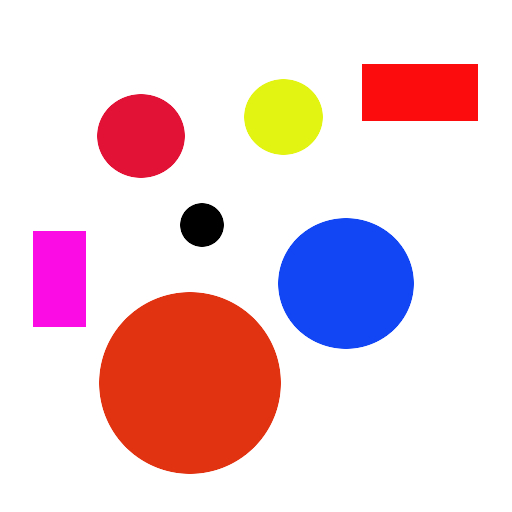
#> input picture DigitOCR/test.jpg, 512 x 512 px, found by its file name
$ jupyter execute 'Contour HeatMap.ipynb'   (Python 2 division)   (older library calls are emulated)
#> lines starting #> are read from the running program, lines starting #| are printed output that depends on the picture; after the words box and inside, x2 and y2 are one past the last pixel; in counts of white or black regions, pixels touching at a corner belong together
[cell 1]
# this thing is dope!

import numpy as np
import cv2

im = cv2.imread('test.jpg')
#> im is the input picture: shape (512, 512, 3); mean B, G, R 214.1, 207.3, 236.7
img=im.copy()
# print(im.shape)
imgray = cv2.cvtColor(im,cv2.COLOR_BGR2GRAY)
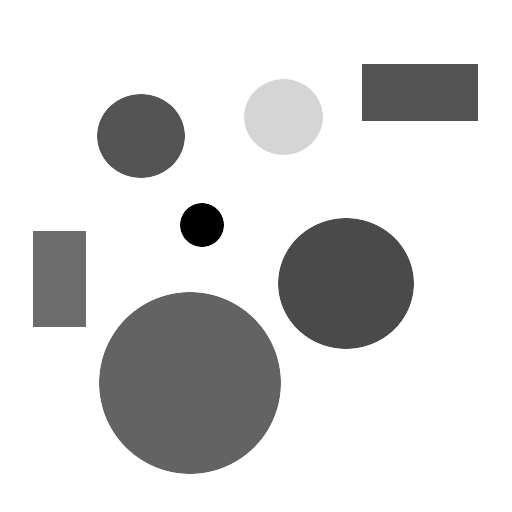
#> imgray: shape (512, 512); min 0, max 255, mean 216.8
ret,thresh = cv2.threshold(imgray,127,255,0)
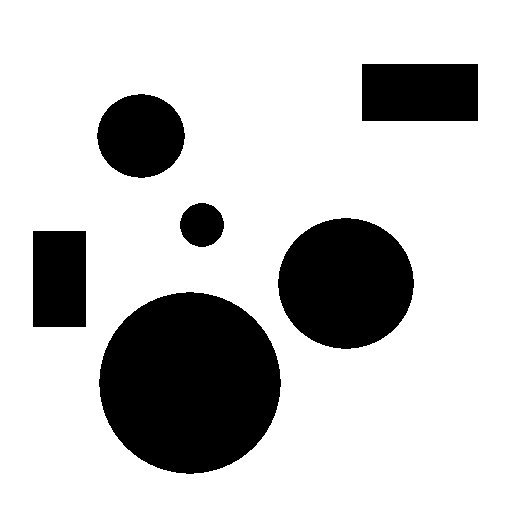
#> thresh: shape (512, 512); 77.7% white; 6 black regions
image, contours, hierarchy = cv2.findContours(thresh,cv2.RETR_TREE,cv2.CHAIN_APPROX_SIMPLE)
#> contours = 7 contours; box (x1, y1, x2, y2) and area: (0, 0, 512, 512) 261121, (98, 291, 282, 475) 26049, (277, 217, 415, 350) 14055, (361, 63, 479, 122) 6784, (96, 93, 186, 179) 5835, (32, 230, 87, 328) 5236, (179, 202, 225, 248) 1561
cnt=contours[5]
#> cnt = contour of 128 points, box (x1, y1, x2, y2) (96, 93, 186, 179), area 5835
# cnt=contours[2]
# create a mask of it
mask=np.zeros(im.shape,np.uint8)
mask=cv2.drawContours(mask,contours,5,(255,10,10),2)
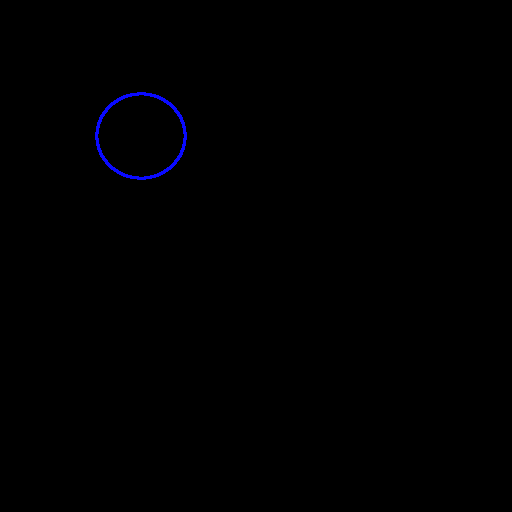
#> mask: shape (512, 512, 3); mean of channels 0, 1, 2 0.9, 0, 0; drawn as B, G, R
img=cv2.drawContours(img,contours,5,(255,10,10),2)
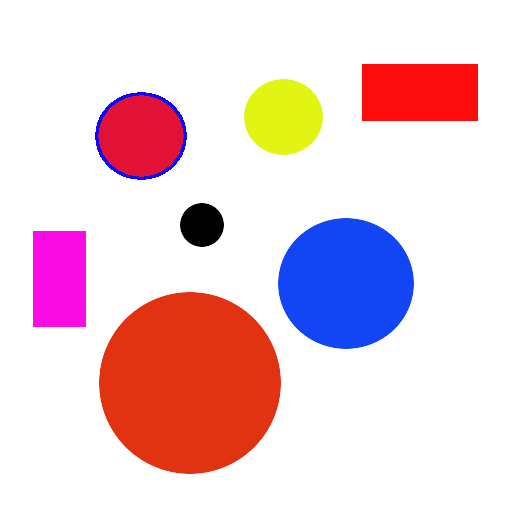
#> img: shape (512, 512, 3); 0.36% of pixels changed, all inside (x1, y1, x2, y2) = (95, 92, 187, 180)
im=cv2.drawContours(im,contours,5,(0,255,0),2)
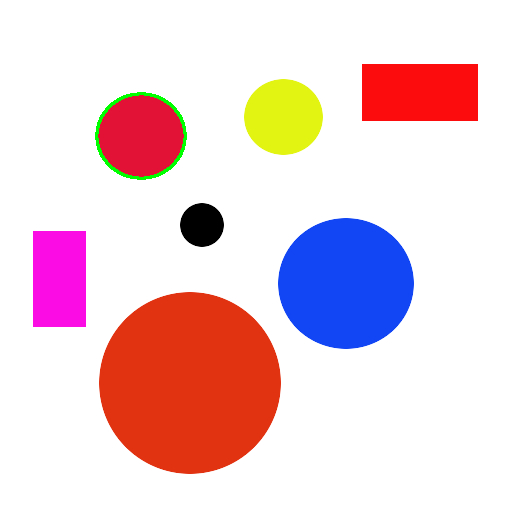
#> im: shape (512, 512, 3); 0.36% of pixels changed, all inside (x1, y1, x2, y2) = (95, 92, 187, 180)

rows=im.shape[0]
#> rows = 512
cols=im.shape[1]
#> cols = 512
for r in range(rows):
    for c in range(cols):
        dist = cv2.pointPolygonTest(cnt,(c,r),True)
        x=(255-(abs(dist)*.8))
        if(dist<0):
            if(x<255 and x>0):
                im[r][c][0]=x
            else :
                im[r][c][0]=0
            im[r][c][1]=0
            im[r][c][2]=0
        elif dist>0:
            x=(255-(abs(dist)*5))
            im[r][c][0]=0
            if(x<255 and x>0):
                im[r][c][2]=x
            else :
                im[r][c][2]=0
            im[r][c][1]=0
        else :
            im[r][c][0]=0
            im[r][c][1]=0
            im[r][c][2]=255
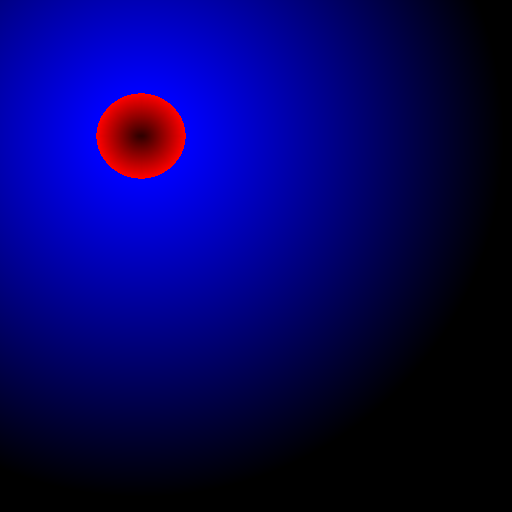
#> im: shape (512, 512, 3); mean B, G, R 95.2, 0, 4.2


cv2.imshow('Orignal Image',img)
cv2.imshow('masked',im)

cv2.waitKey(0)
cv2.destroyAllWindows()
